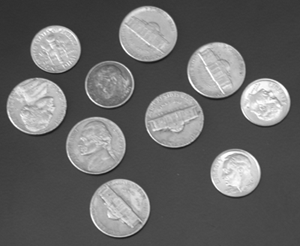
#> input picture coins.png, 300 x 246 px
$ python atividade_SO.py
#> lines starting #> are read from the running program, lines starting #| are printed output that depends on the picture
import threading
import numpy as np
import cv2  # Biblioteca OpenCV para leitura de imagens

# Função para calcular as bordas na direção x
def calculate_Gx(image, Gx):
    M, N = len(image), len(image[0])
    for i in range(1, M - 2):
        for j in range(1, N - 2):
            Gx[i][j] = abs(image[i+1][j-1] + image[i+1][j] + image[i+1][j+1] - image[i-1][j-1] - image[i-1][j] - image[i-1][j+1])
            if G[i][j] < 0: G[i][j] = 0
            if G[i][j] > 255: G[i][j] = 255

# Função para calcular as bordas na direção y
def calculate_Gy(image, Gy):
    M, N = len(image), len(image[0])
    for i in range(1, M - 2):
        for j in range(1, N - 2):
            Gy[i][j] = abs(image[i-1][j+1] + image[i][j+1] + image[i+1][j+1] - image[i-1][j-1] - image[i][j-1] - image[i+1][j-1])
            if G[i][j] < 0: G[i][j] = 0
            if G[i][j] > 255: G[i][j] = 255

# Função para calcular a imagem de saída G
def calculate_G(image, G, Gx, Gy):
    M, N = len(image), len(image[0])
    for i in range(1, M-1):
        for j in range(1, N-1):
            G[i][j] = Gx[i][j] + Gy[i][j]
            if G[i][j] > 255: G[i][j] = 255

# Leitura da imagem em nível de cinza usando OpenCV
image = cv2.imread('coins.png', cv2.IMREAD_GRAYSCALE)
#> image is the input picture: shape (246, 300); min 23, max 255, mean 103

# Defina M e N com as dimensões da imagem
M, N = image.shape
#> M = 246; N = 300

# Crie as matrizes Gx, Gy e G para as imagens de bordas
Gx = np.zeros((M, N), dtype=np.uint8)
Gy = np.zeros((M, N), dtype=np.uint8)
G = np.zeros((M, N), dtype=np.uint8)

# Crie as threads para calcular Gx e Gy
thread_Gx = threading.Thread(target=calculate_Gx, args=(image, Gx))
thread_Gy = threading.Thread(target=calculate_Gy, args=(image, Gy))

# Inicie as threads
thread_Gx.start()
thread_Gy.start()

# Aguarde a conclusão das threads
thread_Gx.join()
thread_Gy.join()

# Calcule a imagem de saída G
calculate_G(image, G, Gx, Gy)
#> in calculate_G, `M, N = len(image), len(image[0])`: M = 246; N = 300
#> after the loop in calculate_G, `for i in range(1, M-1):`:
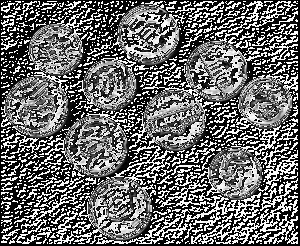
#> G: shape (246, 300); min 0, max 255, mean 106.8

# Salve a imagem de saída G
cv2.imwrite('edge_image.png', G)

# Exiba a imagem de saída G
cv2.imshow('Edge Image', G)
cv2.waitKey(0)
cv2.destroyAllWindows()
